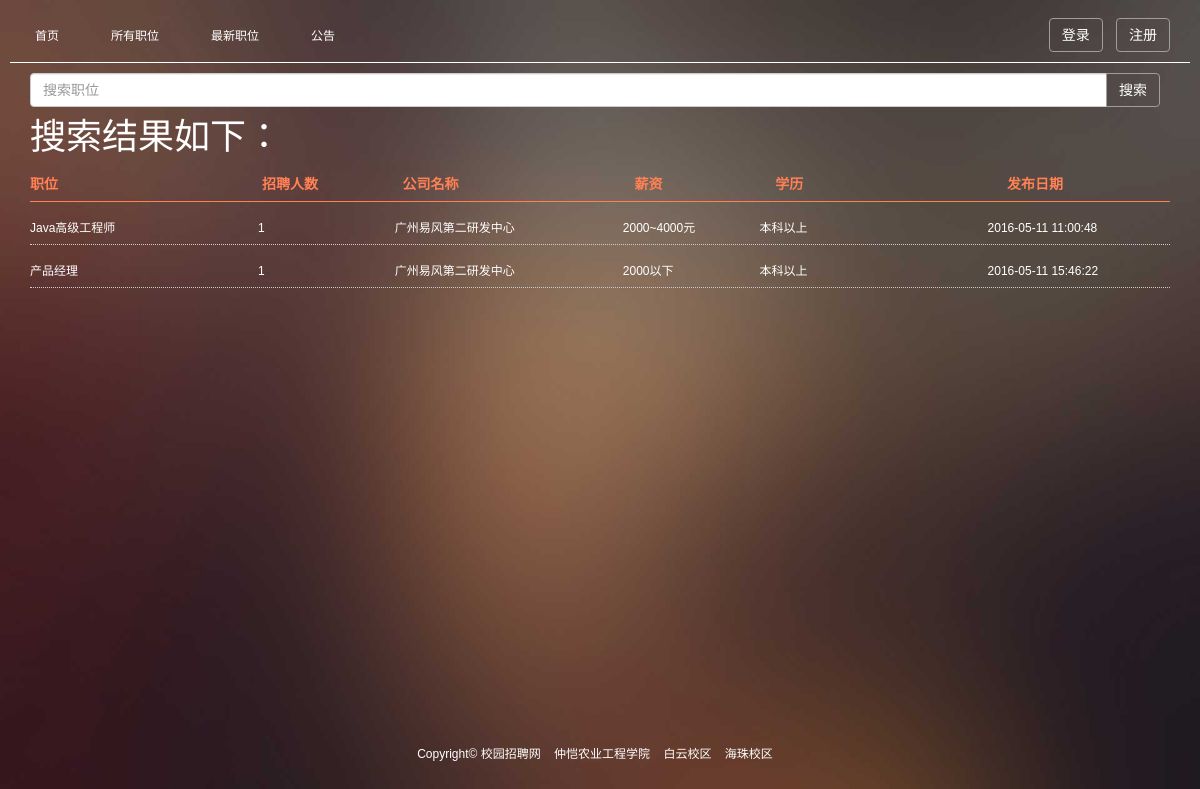
Screenshot of /search.php with the database file from the repository.
### tables this page shows
CREATE TABLE `job` (
  `jobId` int(11) NOT NULL AUTO_INCREMENT,
  `jobName` varchar(255) DEFAULT NULL,
  `comName` varchar(255) DEFAULT NULL,
  `sex` varchar(20) DEFAULT NULL,
  `needNum` int(11) DEFAULT NULL,
  `haveNum` int(11) DEFAULT '0',
  `college` varchar(255) DEFAULT NULL,
  `majorName` varchar(255) DEFAULT NULL,
  `education` varchar(255) DEFAULT NULL,
  `address` varchar(255) DEFAULT '',
  `demand` varchar(1000) DEFAULT NULL COMMENT '要求',
  `salary` varchar(50) DEFAULT '' COMMENT '薪资',
  `welfare` varchar(1000) DEFAULT NULL,
  `status` int(1) DEFAULT '0' COMMENT '状态（0-未审核，1-审核通过）',
  `releaseTime` datetime DEFAULT NULL,
  PRIMARY KEY (`jobId`),
  KEY `FK_Relationship_1` (`comName`)
);

### project/p_search.php (the view, shortened to what this page needs)
<?php
	include("connectdb.php");
	$searchJob = $_GET['searchJob'];
	$sql = 'select jobId,jobName,needNum,comName,salary,education,releaseTime from job where jobName like \'%'.$searchJob.'%\'';
	if($stmt = $con->prepare($sql)){
		$stmt->execute();
	    $stmt->store_result();
		$stmt->bind_result($jobId,$jobName,$needNum,$comName,$salary,$education,$releaseTime);
	    if($stmt->num_rows > 0){
		    for($i=1; $i<=$stmt->fetch(); $i++){
		        echo '<ul class="listjob jobs">';
		        echo '<li><a href="detail.php?jobId='.$jobId.'">'.$jobName.'</a></li>';
		        echo '<li>'.$needNum.'</li>';
		        echo '<li>'.$comName.'</li>';
		        echo '<li>'.$salary.'</li>';
		        echo '<li>'.$education.'</li>';
		        echo '<li>'.$releaseTime.'</li>';
		        echo '</ul>';
		    }
		}
		else{
			echo '<div><img src="images/notfound.jpg" alt="找不到结果""><p class="lead">sorry，找不到相关的搜索结果，请重新搜索</p></div>';
		}
	}
?>

### css/default.css (style rules this page uses)
html, body, div, span, applet, object, iframe, h1, h2, h3, h4, h5, h6, p, blockquote, pre, a, abbr, acronym, address, big, cite, code, del, dfn, em, img, ins, kbd, q, s, samp, small, strike, strong, sub, sup, tt, var, b, u, i, center, dl, dt, dd, ol, ul, li, fieldset, form, label, legend, table, caption, tbody, tfoot, thead, tr, th, td, article, aside, canvas, details, embed, figure, figcaption, footer, header, hgroup, menu, nav, output, ruby, section, summary, time, mark, audio, video { margin: 0; padding: 0; border: 0; vertical-align: baseline; }
body { line-height: 1; overflow-x: hidden; -webkit-overflow-scrolling:touch; }
html,body { font-family: "Helvetica","Microsoft YaHei"; color: #fff; font-size: 12px; }
ul li { list-style: none; }
a { color: #fff; }
body { position: relative; padding: 10px;background:url("../images/mainBg.jpg") no-repeat; height: 100%; background-size:100% 100%; }
.fullScreen { min-height: 100vh; }

### css/job.css (style rules this page uses)
.listjob.jobs { border-bottom: 1px dotted #ccc; }
.listjob { margin-bottom: 10px; position: relative; }
.listjob li { display: inline-block; padding: 10px 0; text-align: left; }
.listjob li:nth-child(even) { width: 12%; }
.listjob li:nth-child(odd) { width: 20%; }

### rows the page displays
job: jobName "Java高级工程师", needNum "1", comName "广州易风第二研发中心", salary "2000~4000元", education "本科以上", releaseTime "2016-05-11 11:00:48"
job: jobName "产品经理", needNum "1", comName "广州易风第二研发中心", salary "2000以下", education "本科以上", releaseTime "2016-05-11 15:46:22"
